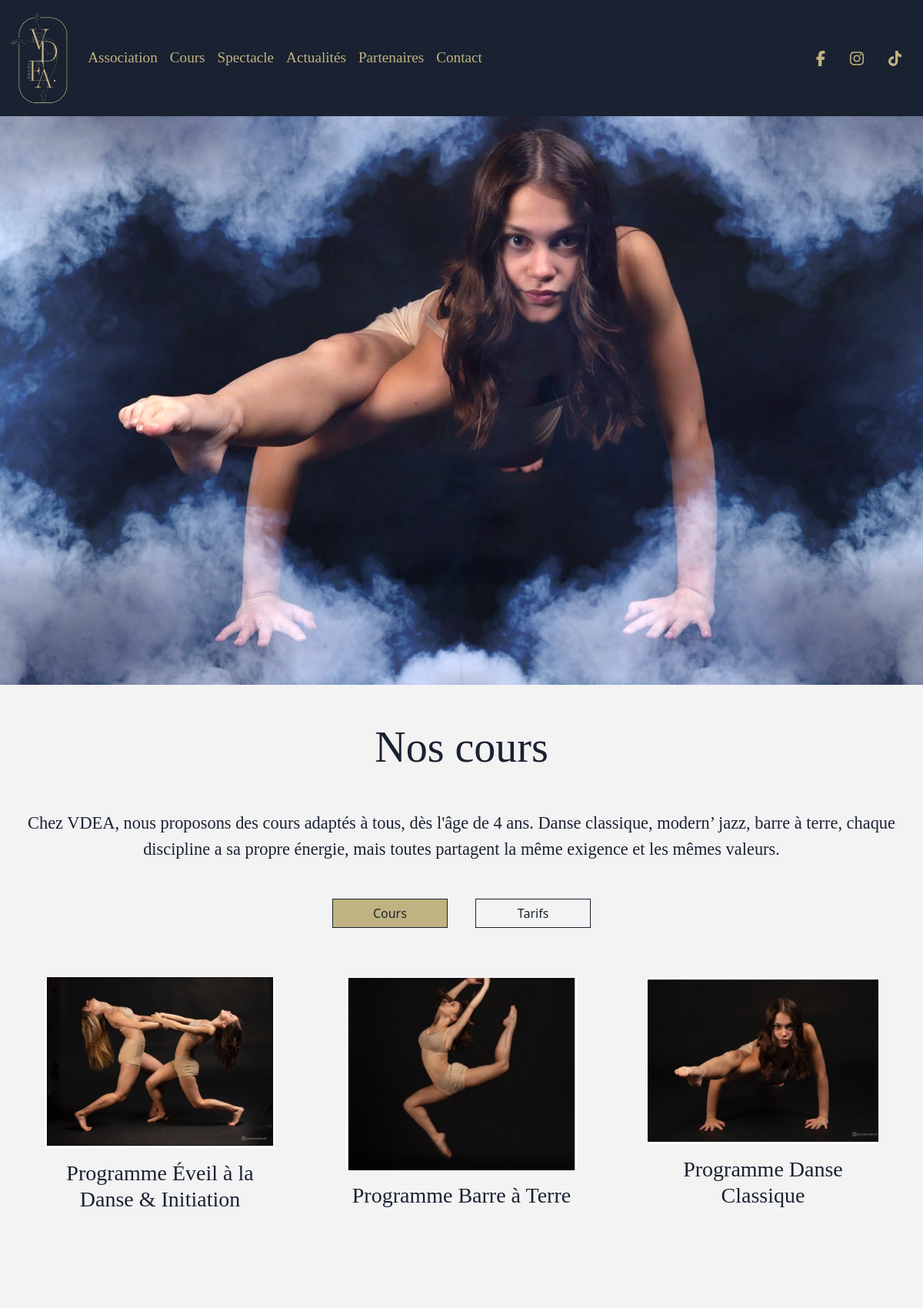
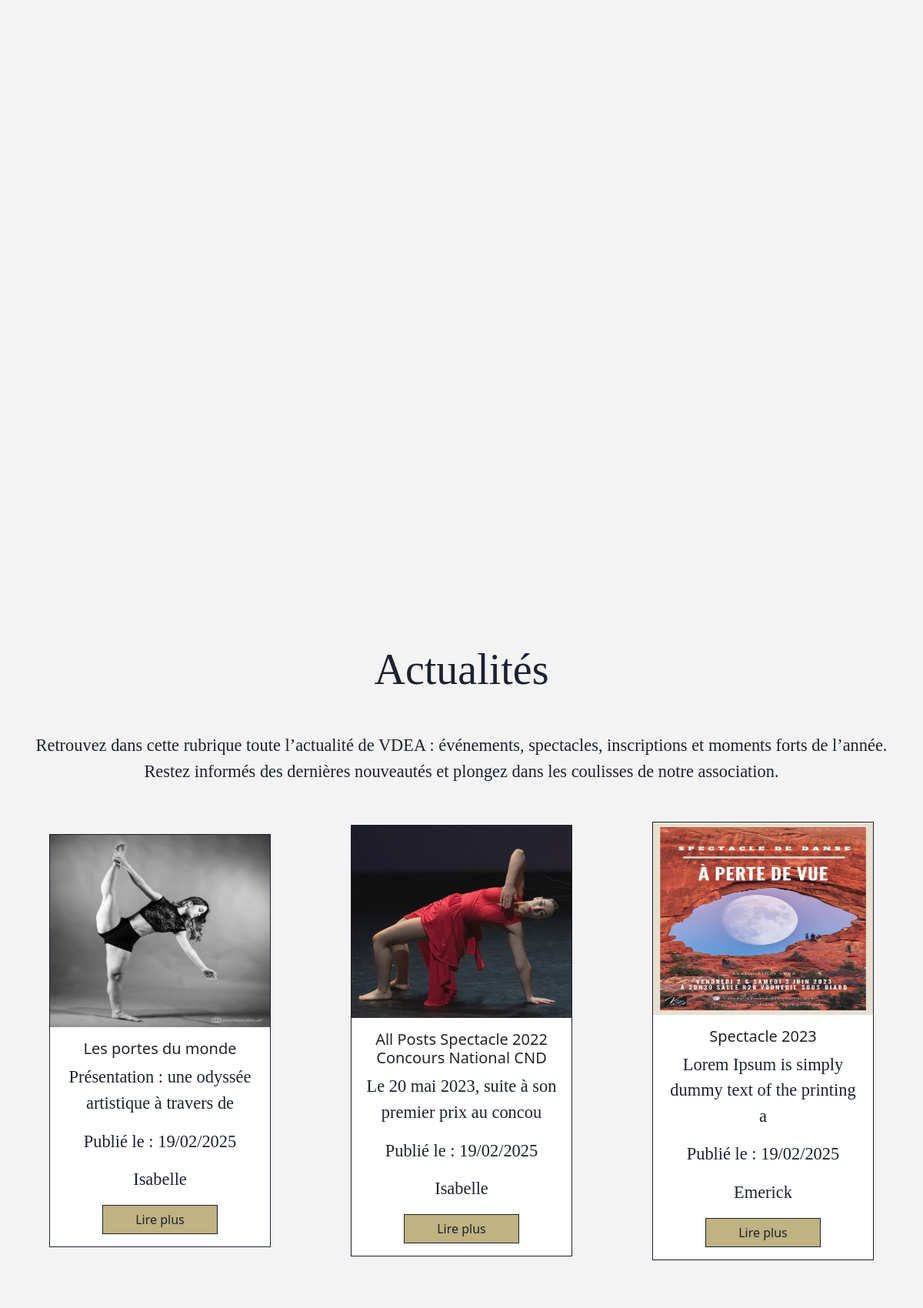
The page / (upper part) on the database its author committed (2 pictures, top to bottom).
### tables this page shows
CREATE TABLE `cours` (
  `id` int NOT NULL,
  `titre` varchar(50) NOT NULL,
  `description` text NOT NULL,
  `image` varchar(250) NOT NULL
);

CREATE TABLE `article` (
  `id` int NOT NULL,
  `title` varchar(50) NOT NULL,
  `content` text NOT NULL,
  `date` date NOT NULL,
  `author` varchar(20) NOT NULL,
  `image` varchar(250) NOT NULL
);

### config/data.php (called while the page is built, shortened)
<?php
function getDBConnection() {
    static $pdo = null;
    if ($pdo === null) {
        $dsn = 'mysql:host=mysql';
        $user = '';
        $password = '';
        $options = [
            PDO::ATTR_ERRMODE => PDO::ERRMODE_EXCEPTION,
            PDO::ATTR_DEFAULT_FETCH_MODE => PDO::FETCH_ASSOC,
            PDO::ATTR_EMULATE_PREPARES => false,
        ];
        try {
            $pdo = new PDO($dsn, $user, $password, $options);
        } catch (PDOException $e) {
            die("Erreur de connexion : " . $e->getMessage());
        }
    }
    return $pdo;
}
function getArticles() {
    $pdo = getDBConnection();
    $sql = "SELECT id, title, LEFT(content, 50) AS resume, date, author, image FROM article ORDER BY date DESC";
    return $pdo->query($sql)->fetchAll();
}
?>

### index.php (the view, shortened to what this page needs)
<?php
require_once "include/header.php";
require_once "config/data.php";
$articles = getArticles();
$pdo = getDBConnection();
?>
<main>
    <div class="background">
    </div>
    <div class="container-fluid d-flex justify-content-center" style="max-width: 1600px;">
    <div class="cours d-flex flex-column align-items-center justify-content-center text-center w-100" style="min-height: 100vh;">
    <div class="row w-100">
        <div class="col">
            <h2 class="mb-5 mt-5">Nos cours</h2>
            <p class="mb-5">Chez VDEA, nous proposons des cours adaptés à tous, dès l'âge de 4 ans.
            Danse classique, modern’ jazz, barre à terre, chaque discipline a sa propre énergie, mais toutes partagent la même exigence et les mêmes valeurs.</p>
            <a href="cours.php" class="btn btn-primary mb-3 me-3">Cours</a>
            <a href="cours.php" class="btn btn-reserver mb-3 ms-3">Tarifs</a>
        </div>
    </div>
    <?php
    $stmt = $pdo->prepare("SELECT * FROM cours ORDER BY id DESC LIMIT 3");
    $stmt->execute();
    $cours = $stmt->fetchAll(PDO::FETCH_ASSOC);
    ?>
    <div class="row d-flex justify-content-center align-items-center mt-5 w-100">
        <?php foreach ($cours as $cour): ?>
        <div class="col-md-4 d-flex justify-content-center mb-4">
            <div class="flip-card">
                <div class="flip-card-inner">
                    <div class="flip-card-front">
                    <img src="<?= htmlspecialchars($cour['image']) ?>" class="card-img-top img-fluid" alt="Image du cours">
                    <h3 class="card-title mt-3"><?= htmlspecialchars($cour['titre']) ?></h3>
                    </div>
                    <div class="flip-card-back d-flex">
                    <h3><?= html_entity_decode($cour['titre']) ?></h3>
                    <p class="card-text"><?= html_entity_decode($cour['description']) ?></p>
                    <a onclick="window.location.href='cours.php#<?php echo $cour['id'] ?>';" class="btn btn-secondary">Lire plus</a>
                    </div>
                </div>
            </div>
        </div>
        <?php endforeach; ?>
    <div class="row association justify-content-center mt-5">
    </div>
    <div class="row spectacle mt-5">
        <div class="fluid d-flex justify-content-center" style="max-width: 1600px;">
        </div>
    </div>
    <div class="actu">
        <div class="col text-center mt-5">
        <h2 class="mb-5">Actualités</h2>
        <p class="mb-5">Retrouvez dans cette rubrique toute l’actualité de VDEA : événements, spectacles, inscriptions et moments forts de l’année. Restez informés des dernières nouveautés et plongez dans les coulisses de notre association.</p>
        </div>
    <div class="row d-flex justify-content-center align-items-center mt-5">
        <?php foreach (array_slice($articles, 0, 3) as $article): ?>
        <div class="col d-flex justify-content-center mb-5">
            <div class="card card-custom" style="width: 18rem;">
            <?php if (!empty($article['image'])): ?>
                <img src="<?= htmlspecialchars($article['image']); ?>" class="card-img-top img-fluid" alt="<?= htmlspecialchars($article['title']); ?>">
            <?php else: ?>
                Pas d'image
            <?php endif; ?>
            <div class="card-body">
                <h5 class="card-title"><?= htmlspecialchars($article['title']); ?></h5>
                <p class="card-text"><?= htmlspecialchars($article['resume']); ?></p>
                <p class="card-text"><?= "Publié le : " . htmlspecialchars(date("d/m/Y", strtotime($article['date']))); ?></p>
                <p class="card-text"><?= htmlspecialchars($article['author']); ?></p>
                <a href="item.php?id=<?= $article['id']; ?>" class="btn btn-primary">Lire plus</a>
            </div>
            </div>
        </div>
        <?php endforeach; ?>
    </div>
</main>
<?php
require_once "include/footer.php";
?>

### styles/style.css (style rules this page uses)
html, body { margin: 0; padding: 0; background-color: rgb(243, 243, 243); }
* { box-sizing: border-box; }
.background { display: flex; flex-direction: column; justify-content: center; align-items: center; width: 100%; height: 100vh; background-image: url("../img/banniere.webp"); background-size: 100%; background-repeat: no-repeat; background-size: cover; background-position: center 20%; }
.spectacle { background-color: rgb(243, 243, 243); }
.actu { min-height: 100vh; background-color: rgb(243, 243, 243); padding-bottom: 50px; }
.cours h2 { font-family: "Operetta 18 Extra"; font-weight: 200; color: rgb(26, 34, 49); font-size: 3.5rem; }
.cours h3 { font-family: "Operetta 18 Extra"; font-weight: 200; color: rgb(26, 34, 49); }
.cours p { font-family: "Avenir Light"; font-weight: 300; color: rgb(26, 34, 49); font-size: 1.4rem; }
.flip-card-back p { color: white; font-family: "Avenir Light"; font-weight: 300; font-size: 1.2rem; }
.btn-reserver { background-color: rgb(243, 243, 243); border-color: rgb(26, 34, 49); color: rgb(26, 34, 49); border-radius: 0px; width: 150px; }
.btn-primary { background-color: rgb(192, 178, 129); border-color: rgb(26, 34, 49); color: rgb(26, 34, 49); border-radius: 0px; width: 150px; }
.btn-secondary { background-color: rgb(192, 178, 129); border-color: rgb(192, 178, 129); color: white; border-radius: 0px; }
.card-custom { border-radius: 0px; }
.card img { border-radius: 0 !important; height: 250px; }
.card { padding: 0; margin: 0; border: 1px solid rgb(26, 34, 49); }
.actu h2 { font-family: "Operetta 18 Extra"; font-weight: 200; color: rgb(26, 34, 49); font-size: 3.5rem; }
.actu p { font-family: "Avenir Light"; font-weight: 300; color: rgb(26, 34, 49); font-size: 1.4rem; }
.flip-card { width: 300px; height: 300px; perspective: 1000px; }
.flip-card-inner { width: 100%; height: 100%; position: relative; transition: transform 0.6s ease-in-out; transform-style: preserve-3d; }
.flip-card-front, .flip-card-back { position: absolute; width: 100%; height: 100%; backface-visibility: hidden; overflow: hidden; display: flex; align-items: center; justify-content: center; text-align: center; flex-direction: column; padding: 0; }
.flip-card-front { background-color: transparent; border: none; }
.flip-card-front img { width: 100%; height: 250px; -o-object-fit: cover; object-fit: cover; display: block; }
.flip-card-back { background-color: rgb(26, 34, 49); transform: rotateY(180deg); border: none; color: white; padding: 30px; }
.flip-card-back p { font-size: 1.1rem; margin-bottom: 10px; }
.flip-card-back .btn { margin-top: 15px; font-size: 1rem; }
h2 { font-family: "Operetta 18 Extra"; font-weight: 200; color: rgb(26, 34, 49); font-size: 3.5rem; }
h3 { font-family: "Operetta 18 Extra"; font-weight: 200; color: rgb(26, 34, 49); }
p { font-family: "Avenir Light"; font-weight: 300; color: rgb(26, 34, 49); font-size: 1.4rem; }
main { padding-top: 90px; }

### rows shown on the page
cours: image (picture), titre "Programme Éveil à la Danse & Initiation"
cours: image (picture), titre "Programme Barre à Terre"
cours: image (picture), titre "Programme Danse Classique"
article: image (picture), title "Les portes du monde", resume "Présentation : une odyssée artistique à travers de", date "19/02/2025", author "Isabelle"
article: image (picture), title "All Posts Spectacle 2022 Concours National CND", resume "Le 20 mai 2023, suite à son premier prix au concou", date "19/02/2025", author "Isabelle"
article: image (picture), title "Spectacle 2023", resume "Lorem Ipsum is simply dummy text of the printing a", date "19/02/2025", author "Emerick"
